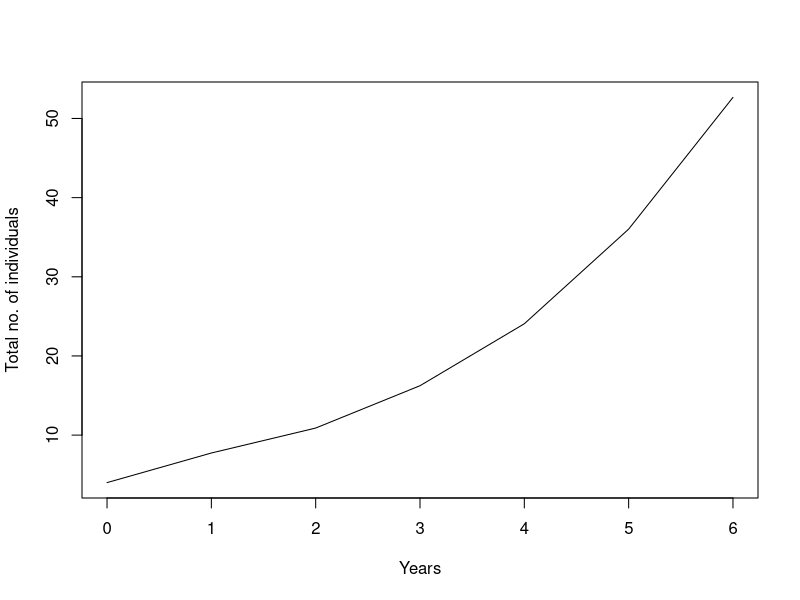
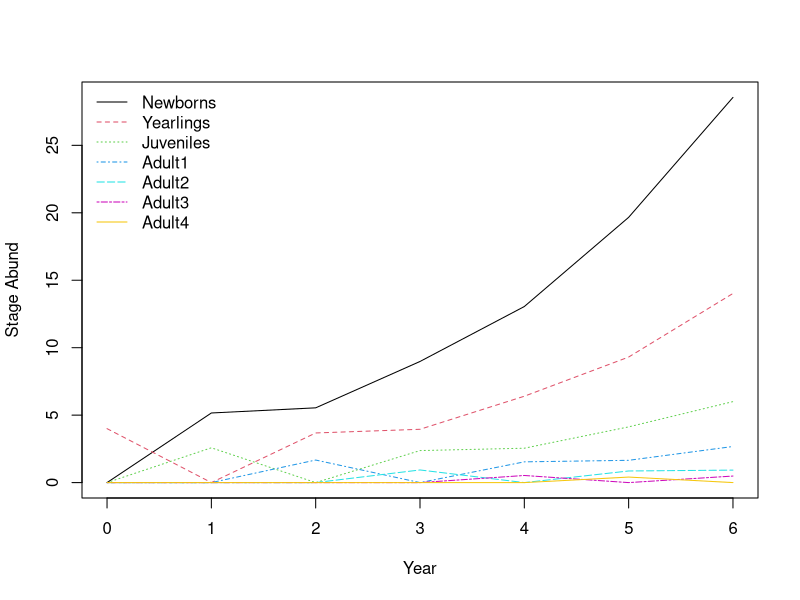

Write the R code that produced these figures, in order.
## ---- Demographic analysis of an animal population ----

# Deer matrix

## ---- parametri da impostare

# la matrice di transizione è:
A <- matrix(c(0.426, 1.290, 1.296, 1.120, 1.126, 1.554, 0,
              0.713, 0, 0, 0, 0, 0, 0,
              0, 0.645, 0, 0, 0, 0, 0,
              0, 0, 0.648, 0, 0, 0, 0,
              0, 0, 0, 0.560, 0, 0, 0,
              0, 0, 0, 0, 0.563, 0, 0,
              0, 0, 0, 0, 0, 0.777, 0), 
            nr = 7, byrow = TRUE)
A

# Partendo da una popolazione iniziale con
N0 <- matrix(c(0, 4, 0, 0, 0, 0, 0), ncol = 1)
N0
years <- 6

stages <- c("Newborns", "Yearlings", "Juveniles", "Adult1", "Adult2", "Adult3", "Adult4")


## ---- domande ----

# Disegnate il grafo del ciclo vitale della popolazione, includendo gli elementi 
# associati con ciascuna transizione


N.projections <- matrix(0, nrow = nrow(A), ncol = years + 1)
N.projections[, 1] <- N0
for (i in 1:years) N.projections[, i + 1] <- A %*% N.projections[,+ i]
N.projections
# plottate la 
# dinamica di tutti gli stadi per 6 anni
# matplot(0:years, rowSums(t(N.projections)), type = "l", ylab="Total no. of individuals",
#         xlab="Years")
matplot(0:years, colSums(N.projections), type = "l", ylab="Total no. of individuals",
        xlab="Years")
# Determinate la distribuzione stabile di età
eigs.A <- eigen(A)
# dom.pos <- which.max(eigs.A[["values"]])
# w <- Re(eigs.A[["vectors"]][, dom.pos]) # nb Re returns the real part of a number
w <- Re(eigs.A[["vectors"]][, 1]) # più semplice, questa è la SSD
ssd <- w/sum(w)
round(ssd, 3) # espressa in termini relativi
## plottiamo i risultati
matplot(0:years, t(N.projections), type = "l", lty = 1:7,
        ylab = "Stage Abund", xlab = "Year", col = 1:7)
legend("topleft", legend = stages,
       lty = 1:6, bty = "n", col = 1:7) 

# Determinate lambda. Spiegate cosa ci indica riguardo alla dinamica della popolazione
lambda <- Re(eigs.A[["values"]][1])
lambda

# Determinate le elasticità. Quali transizioni influiscono di più sul tasso di crescita?
M <- eigen(t(A)) # autoanalisi sulla trasposta, per
(v <- Re(M$vectors[,which.max(Re(M$values))])) # identificare i valori riproduttivi
(vw.s <- v %*% t(w)) # numeratore: moltiplico valori riproduttivi per la trasposta della SSD
(dotproduct <- v %*% w) # denominatore: valori riproduttivi per SSD
(S <- vw.s/as.numeric(dotproduct)) # divido e ottengo le sensitività
(elas <- (A/lambda) * S)






